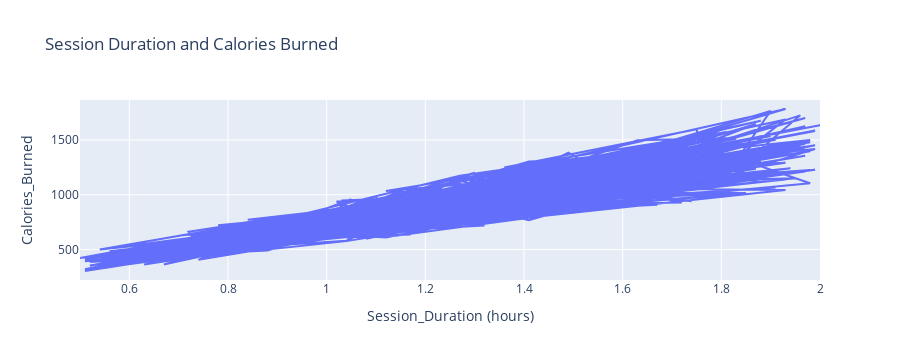

The notebook cell this image was saved under:
### Code cell
fig=px.line(df,x='Session_Duration (hours)',y='Calories_Burned',title='Session Duration and Calories Burned')
fig.show()

### Figure 1 — Plotly figure (JSON) as saved in the notebook; plotly's stock layout.template omitted (floating-point values rounded to 4 significant figures; data arrays with more than 128 entries replaced by an {"elided": "..."} marker saying what was removed)
{"data": [{"hovertemplate": "Session_Duration (hours)=%{x}<br>Calories_Burned=%{y}<extra></extra>", "legendgroup": "", "line": {"color": "#636efa", "dash": "solid"}, "marker": {"symbol": "circle"}, "mode": "lines", "name": "", "orientation": "v", "showlegend": false, "type": "scatter", "x": {"elided": "973 float values"}, "xaxis": "x", "y": {"elided": "973 int values"}, "yaxis": "y"}], "layout": {"height": 360, "legend": {"tracegroupgap": 0}, "title": {"text": "Session Duration and Calories Burned"}, "xaxis": {"anchor": "y", "autorange": true, "domain": [0, 1], "range": [0.5, 2], "title": {"text": "Session_Duration (hours)"}, "type": "linear"}, "yaxis": {"anchor": "x", "autorange": true, "domain": [0, 1], "range": [220.8, 1865.0], "title": {"text": "Calories_Burned"}, "type": "linear"}}}
